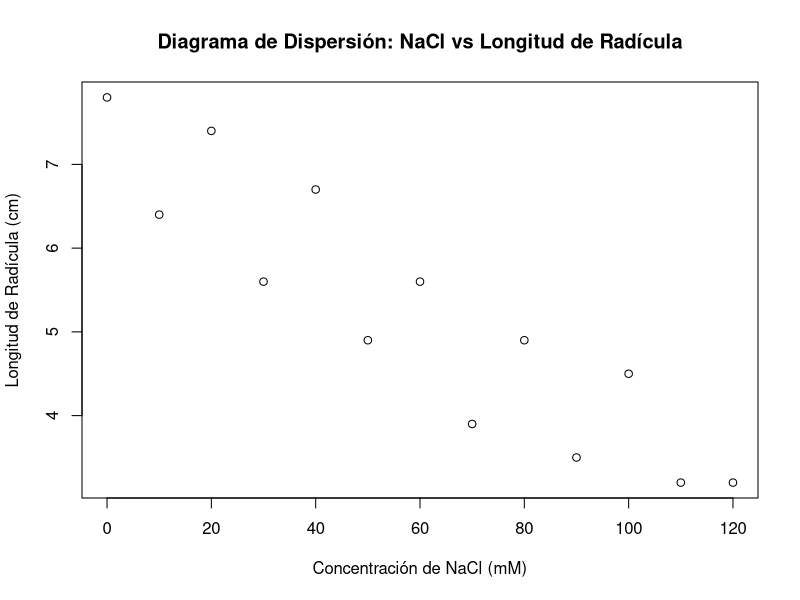
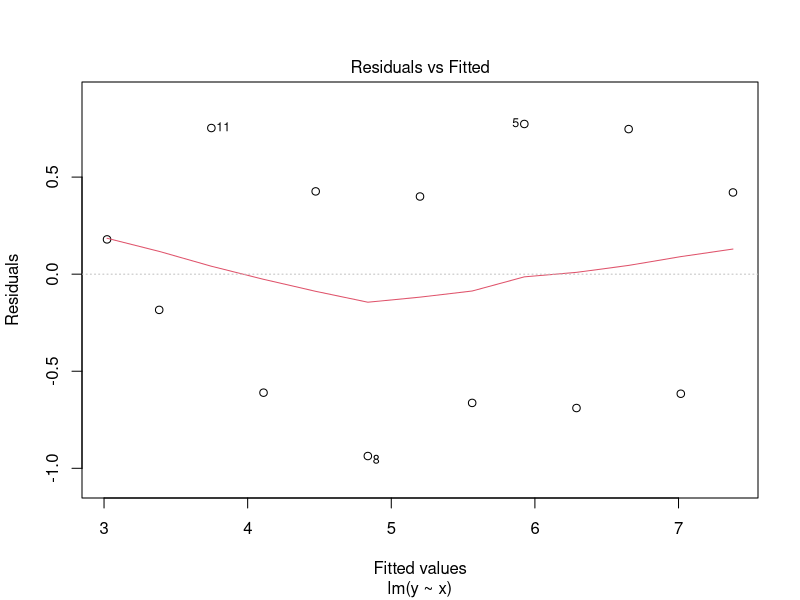
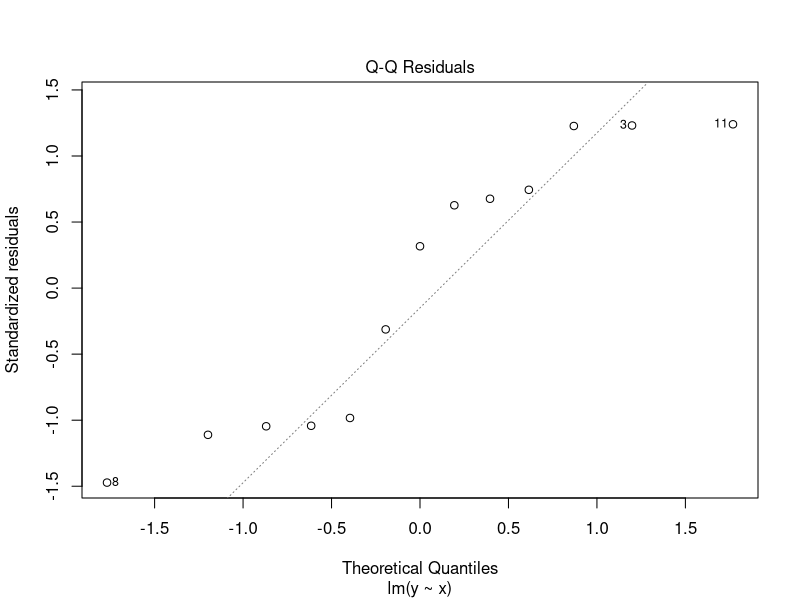
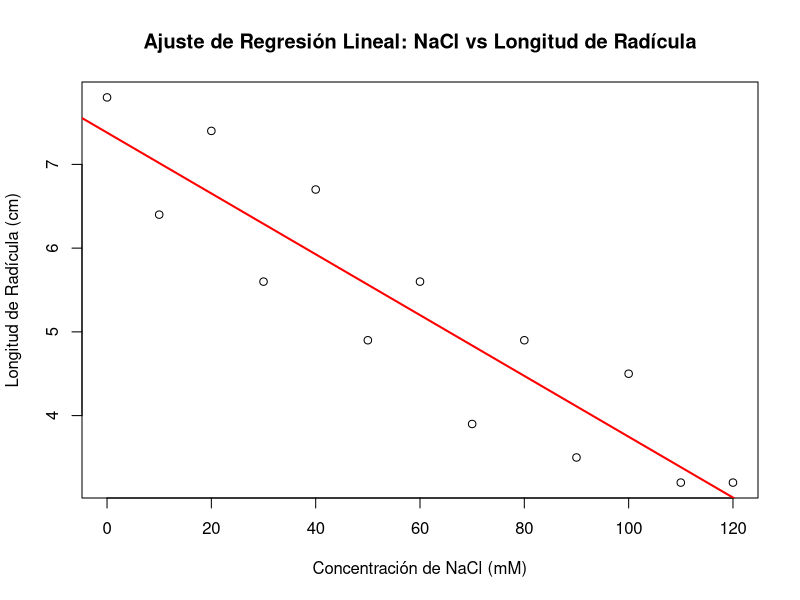

Here is the R script that generated these plots, in order:
# =============================================================================
# Bioestadística - Facultad de Ciencias Agrarias - UNJu - Licenciatura en Ciencias Biológicas - AÑO 2026
# Trabajo Práctico 8: Asociación entre Variables (Correlación y Regresión Lineal Simple)
# Ejercicios de práctica de clase
# Jefe de Trabajos Prácticos: Mg. Ing. Juan Manuel Solís; Ayudante 2da: Sr. Daniel Vilca
# =============================================================================
#
# ORDEN DE LAS ACTIVIDADES
# ------------------------
#   PARTE A - ACTIVIDAD GUIADA (Correlación y Regresión Lineal Simple)
#   PARTE B - EJERCICIOS DE APLICACIÓN (Ejercicios 1 a 5)
#
# Instrucciones generales
# -----------------------
# En cada ejemplo y ejercicio:
#   (a) identifique la pregunta de investigación, los objetivos, las variables y el tipo de variable
#   (b) realice un gráfico de dispersión inicial para explorar la relación e interpretar
#   (c) calcule r como estimador de rho e interprete su magnitud y sentido
#   (d) plantee las hipótesis nula (H0) y alternativa (H1), defina alfa y realice la prueba t de significación de r
#   (e) evalúe la conveniencia de proponer un modelo de regresión lineal simple a partir del r estimado
#   (f) ajuste el modelo de regresión lineal simple (y = beta0 + beta1 * x), interprete coeficientes, R2 y prediga
#   (g) elabore una conclusión o SÍNTESIS integrada en el contexto del problema
#### ---------------------------------------------------------------------------------------------------#######
#   NOTA IMPORTANTE 1: ALGUNOS CÁLCULOS Y FUNCIONES SON PROVISTAS, OTRAS LAS TENDRÁ QUE HACER USTED
#   NOTA IMPORTANTE 2: algunas secuencias implican solo lectura; en otras implica algún cálculo y decisiones
#### ---------------------------------------------------------------------------------------------------#######
#
# Funciones disponibles (R base):
#
#   c(...)            # combina elementos en un vector
#   length(...)       # devuelve el número de observaciones (tamaño muestral n)
#   mean(...)         # calcula la media aritmética muestral
#   sd(...)           # calcula la desviación estándar muestral
#   var(...)          # calcula la varianza muestral
#   sqrt(...)         # calcula la raíz cuadrada de un número
#   abs(...)          # calcula el valor absoluto
#   plot(x, y, ...)   # genera un gráfico de dispersión entre dos variables cuantitativas
#   cor(x, y)         # calcula el coeficiente de correlación lineal de Pearson (r)
#   cor.test(x, y, alternative = ...) # prueba t de significación para el coeficiente de correlación (rho)
#   lm(y ~ x)         # ajusta un modelo de regresión lineal simple por mínimos cuadrados
#   summary(...)      # muestra el resumen detallado del modelo ajustado (coeficientes, R2, p-valores)
#   abline(...)       # superpone la recta de regresión ajustada sobre el gráfico de dispersión
#   fitted(...)       # obtiene los valores ajustados (predichos por el modelo) para los datos observados
#   predict(...)      # predice el valor de y para nuevos valores de x
#
# Estadísticos "manuales" (si prefiere cálculos manuales; recomendamos usar funciones específicas de base en R):
#   Coeficiente de correlación:
#     r = sum((x - mean(x)) * (y - mean(y))) / sqrt(sum((x - mean(x))^2) * sum((y - mean(y))^2))
#   Estadístico t para correlación:
#     tc = r * sqrt(n - 2) / sqrt(1 - r^2)
#   Coeficientes de regresión:
#     b1 = sum((x - mean(x)) * (y - mean(y))) / sum((x - mean(x))^2)
#     b0 = mean(y) - b1 * mean(x)

# NOTA IMPORTANTE: recuerde que en los ejemplos se utilizaron valores simulados y deben interpretarse con fines
# didácticos, y no como evidencia científica.


# *****************************************************************************
# *****************************************************************************
#                      PARTE A - ACTIVIDAD GUIADA
# *****************************************************************************
# *****************************************************************************


# #############################################################################
# SECCIÓN ÚNICA - ANÁLISIS DE CORRELACIÓN Y REGRESIÓN LINEAL SIMPLE
# #############################################################################

# ─────────────────────────────────────────────────────────────────────────────
# EJEMPLO 1 - ACTIVIDAD GUIADA
# ─────────────────────────────────────────────────────────────────────────────
# Contexto: Evaluación del crecimiento inicial de la plántula de poroto (Phaseolus vulgaris) bajo estrés salino por NaCl.
# Situación: Se midió la longitud de la radícula (cm) en plántulas de poroto expuestas a concentraciones crecientes de NaCl (0 a 120 mM) en ensayo controlado.
# Referencia: GRUPO 14 - ¿Cómo afectan distintas concentraciones NaCl, en la germinación y el crecimiento inicial de la plántula de poroto (Phaseolus vulgaris)?
# (Datos simulados con fines didácticos)


# PASO 1 - DEFINICIÓN DE PREGUNTA, OBJETIVOS Y VARIABLES (LEER)
# ─────────────────────────────────────────────────────────────────────────────
# Pregunta de investigación: ¿Existe una relación lineal negativa entre la concentración de NaCl y la longitud de la radícula en plántulas de poroto? ¿Es posible predecir el crecimiento radicular a partir de la concentración salina?
# Objetivo: Evaluar la asociación lineal entre la concentración de NaCl (mM) y la longitud de la radícula (cm), y ajustar un modelo de regresión lineal predictivo.
# Variable predictora (x): Concentración de salinidad por NaCl (en mM). Variable cuantitativa continua.
# Variable respuesta (y): Longitud de la radícula de Phaseolus vulgaris (en cm). Variable cuantitativa continua.
# Parámetros poblacionales de interés: Coeficiente de correlación poblacional (ρ), pendiente (β1) e intercepto (β0).


# PASO 2 - CARGA DE DATOS EN OBJETOS DE R Y EXPLORACIÓN GRÁFICA (EJECUTAR)
# ─────────────────────────────────────────────────────────────────────────────
# Concentración de NaCl (mM):
x = c(0, 10, 20, 30, 40, 50, 60, 70, 80, 90, 100, 110, 120)

# Longitud de la radícula de plántulas de poroto (cm):
y = c(7.8, 6.4, 7.4, 5.6, 6.7, 4.9, 5.6, 3.9, 4.9, 3.5, 4.5, 3.2, 3.2)

n = length(x)

# Gráfico de dispersión inicial para explorar la relación:
plot(x, y, main = "Diagrama de Dispersión: NaCl vs Longitud de Radícula",
     xlab = "Concentración de NaCl (mM)", ylab = "Longitud de Radícula (cm)")

# INTERPRETACIÓN DEL GRÁFICO INICIAL:

# # Respuesta: ...

# PASO 3 - ESTIMACIÓN DEL COEFICIENTE DE CORRELACIÓN DE PEARSON (r) (EJECUTAR)
# ─────────────────────────────────────────────────────────────────────────────
r = cor(x, y)
round(r,2)

# Interpretación de r: 

# Respuesta: ...

# PASO 4 - PRUEBA DE SIGNIFICACIÓN PARA EL COEFICIENTE DE CORRELACIÓN (ρ) (RESPONDER/EJECUTAR)
# ─────────────────────────────────────────────────────────────────────────────

# 1) Planteo de hipótesis:
# H₀: ρ = 0  (No existe correlación lineal entre la concentración de NaCl y la longitud de la radícula)
# H₁: ρ < 0  (Existe una correlación lineal negativa significativa)

# 12) Configuración de parámetros de la prueba:
alfa = 0.05

#  Especificación del tipo_prueba:
#    "unilateral izquierda" -> alternative = "less"
#    "unilateral derecha"   -> alternative = "greater"
#    "bilateral"            -> alternative = "two.sided"

alternativa = "less" # ¿Por qué?

# Respuesta: ...

# 3) Definición del estadístico de prueba: 

# Respuesta: ...

# 4) Regla de decisión:

# Se rechaza H0 si y solo si ...

# Respuesta: ...

# 5) Cálculos:
prueba_r = cor.test(x, y, alternative = alternativa, conf.level = 1 - alfa)
print(prueba_r)
p_valor_r = prueba_r$p.value; p_valor_r

# 6 y 7) Decisión y conclusión

# Respuesta: ...

# Evaluación de adecuación del modelo de regresión:
# Dado que existe una relación altamente significativa, 
# es adecuado proponer un modelo de regresión lineal simple.


# PASO 5 - AJUSTE DEL MODELO DE REGRESIÓN LINEAL SIMPLE (EJECUTAR)
# ─────────────────────────────────────────────────────────────────────────────
# Modelo lineal: y = β₀ + β₁ * x + ε
modelo = lm(y ~ x)

# Análisis diagnóstico

shapiro.test(resid(modelo))
plot(modelo, which = 1)
plot(modelo, which = 2)

# Interpretación del modelo
resumen_m = summary(modelo)
print(resumen_m)

b0 = coef(modelo)[1]    # Ordenada al origen (intercepto)
b1 = coef(modelo)[2]    # Pendiente
r2 = sigma(modelo)^2


# Interpretación de coeficientes:

# Respuesta: ...

# PASO 6 - REHACER EL GRÁFICO DE DISPERSIÓN INCLUYENDO LA RECTA DE AJUSTE (EJECUTAR)
# ─────────────────────────────────────────────────────────────────────────────
plot(x, y, main = "Ajuste de Regresión Lineal: NaCl vs Longitud de Radícula",
     xlab = "Concentración de NaCl (mM)", ylab = "Longitud de Radícula (cm)")
abline(modelo, col = "red", lwd = 2)


# PASO 7 - ESTIMACIÓN DE VALORES AJUSTADOS Y PREDICCIONES (EJECUTAR)
# ─────────────────────────────────────────────────────────────────────────────
# Valores ajustados para la muestra:
y_ajustados = fitted(modelo)
print(y_ajustados)

# Los valores ajustados representan ...

# Respuesta: ...

# Predicción para concentraciones de NaCl no medidas directamente (ej. 25, 55, 75 mM):
nuevas_concentraciones = data.frame(x = c(25, 55, 75)) # Se debe construir un "data.frame" con los valores de x para los cuales se quiere predecir y
predicciones = predict(modelo, newdata = nuevas_concentraciones)
print(data.frame(NaCl_mM = nuevas_concentraciones$x, 
  Radicula_Predicha_cm = round(predicciones, 2)))


# PASO 8 - CONCLUSIÓN Y SÍNTESIS EN EL CONTEXTO BIOLÓGICO (LEER Y COMPLETAR)
# ─────────────────────────────────────────────────────────────────────────────

#Respuesta: ...

# =============================================================================


# *****************************************************************************
# *****************************************************************************
#                    PARTE B - EJERCICIOS DE APLICACIÓN
# *****************************************************************************
# *****************************************************************************


# ─────────────────────────────────────────────────────────────────────────────
# EJERCICIO 1 - LIBERACIÓN DE NITRÓGENO Y FÓSFORO SEGÚN LA PROFUNDIDAD EN EMBALSES
# ─────────────────────────────────────────────────────────────────────────────
#
# Contexto: En un estudio sobre dinámica de nutrientes en embalses de agua dulce, se evalúa la relación entre la profundidad del punto de muestreo (m) y la concentración de fósforo total (mg/L) presente en la columna de agua.
# Referencia: GRUPO 4 - Liberación de Nitrógeno y Fósforo por el sedimento de los embalses.
# (Datos simulados con fines didácticos)
#
# Profundidad de muestreo (m):
profundidad = c(1, 3, 5, 8, 10, 12, 15, 18, 20, 22, 25)

# Concentración de Fósforo (mg/L):
fosfatos = c(0.012, 0.018, 0.022, 0.035, 0.041, 0.050, 0.068, 0.082, 0.095, 0.108, 0.125)

# a) Identifique la pregunta de investigación, los objetivos, la variable respuesta y la variable predictora.
# b) Genere un gráfico de dispersión e interprete la relación observada entre la profundidad y la concentración de fósforo.
# c) Calcule el coeficiente de correlación lineal de Pearson (r) e interprete su signo y magnitud.
# d) Plantee las hipótesis H0 y H1 para evaluar si la correlación es positiva significativa (α = 0.05). Ejecute cor.test().
# e) Justifique si corresponde ajustar un modelo de regresión lineal simple. De ser así, obtenga la recta de ajuste y R2.
# f) Rehaga el gráfico de dispersión agregando la recta ajustada. Prediga la concentración de fósforo a 14 m de profundidad.

# Su código aquí:

# ─────────────────────────────────────────────────────────────────────────────


# ─────────────────────────────────────────────────────────────────────────────
# EJERCICIO 2 - RELACIÓN ENTRE TURBIDEZ Y pH EN AMBIENTES PERIGLACIARES
# ─────────────────────────────────────────────────────────────────────────────
#
# Contexto: En un monitoreo de calidad de agua en arroyos de alta montaña, se investiga si existe relación entre la profundidad de visibilidad del Disco de Secchi (cm, indicador inverso de turbidez) y el pH del agua en cuencas con influencia minera.
# Referencia: GRUPO 6 - Calidad de agua en ambientes periglaciares: comparación entre áreas con y sin actividad minera.
# (Datos simulados con fines didácticos)
#
# Profundidad de Disco de Secchi (cm):
secchi = c(45, 50, 60, 65, 75, 80, 90, 95, 105, 110, 120)

# pH del agua:
ph = c(5.2, 5.4, 5.8, 6.0, 6.3, 6.5, 6.8, 7.0, 7.1, 7.3, 7.5)

# a) Defina la variable dependiente (y) y la variable independiente (x) en este ensayo ecotoxicológico.
# b) Realice el diagrama de dispersión inicial y estime el coeficiente de correlación r.
# c) Plantee H0 y H1 para comprobar si la correlación lineal es distinta de cero (prueba bilateral, α = 0.05).
# d) Ajuste el modelo de regresión lineal simple y determine la recta estimada y el coeficiente R2.
# e) Grafique los puntos junto con la línea de regresión y estime el pH esperado para una transparencia de Secchi de 85 cm.

# Su código aquí:

# ─────────────────────────────────────────────────────────────────────────────


# ─────────────────────────────────────────────────────────────────────────────
# EJERCICIO 3 - CRECIMIENTO DE POROTO EN REGOLITO MARCIANO SIMULADO
# ─────────────────────────────────────────────────────────────────────────────
#
# Contexto: En un ensayo de exobiología agrícola, se analiza cómo se relaciona la proporción de regolito marciano simulado (%) mezclado con sustrato orgánico y la altura final del tallo (cm) en Phaseolus vulgaris en estadio fenológico V4.
# Referencia: GRUPO 9 - Evaluación del crecimiento vegetativo de Phaseolus vulgaris en regolito marciano simulado.
# (Datos simulados con fines didácticos)
#
# Proporción de regolito marciano (%):
regolito = c(0, 10, 20, 30, 40, 50, 60, 70, 80, 90, 100)

# Altura del tallo a los 30 días (cm):
altura_tallo = c(28.5, 27.2, 25.8, 24.1, 22.0, 19.8, 17.5, 15.2, 12.9, 10.1, 7.5)

# a) Reconozca la variable predictora, la variable respuesta y el objetivo del ensayo.
# b) Elabore el gráfico de dispersión inicial y calcule el coeficiente de correlación r.
# c) Efectúe la prueba t para r con hipótesis alternativa unilateral izquierda (α = 0.05).
# d) Calcule e interprete la pendiente (b1), la ordenada al origen (b0) y el coeficiente de determinación (R2).
# e) Rehaga el gráfico con la recta de ajuste y calcule la altura estimada para un sustrato con 45% de regolito.

# Su código aquí:

# ─────────────────────────────────────────────────────────────────────────────


# ─────────────────────────────────────────────────────────────────────────────
# EJERCICIO 4 - RESISTENCIA BACTERIANA: DOSIS DE AMOXICILINA Y HALO DE INHIBICIÓN
# ─────────────────────────────────────────────────────────────────────────────
#
# Contexto: Se evalúa la respuesta de cepas de Streptococcus pyogenes frente a concentraciones crecientes de Amoxicilina (µg/mL) en ensayos de antibiograma, registrando el diámetro del halo de inhibición (mm).
# Referencia: GRUPO 11 - Análisis de la resistencia bacteriana de Streptococcus pyogenes por administración de Amoxicilina.
# (Datos simulados con fines didácticos)
#
# Concentración de Amoxicilina (µg/mL):
dosis = c(2, 4, 8, 16, 32, 64, 128, 256)

# Diámetro del halo de inhibición (mm):
halo = c(12.5, 15.0, 18.2, 21.5, 24.8, 27.2, 30.1, 33.0)

# a) Identifique las variables y explicite el tipo de escala de medición de cada una.
# b) Represente gráficamente los datos mediante un diagrama de dispersión.
# c) Determine la fuerza y sentido de la asociación mediante el coeficiente r de Pearson.
# d) Plantee las hipótesis estadísticas bilaterales (α = 0.01) y decida sobre la significación de la correlación.
# e) Ajuste el modelo lineal por lm(), reporte el R2 e interprete la pendiente del modelo en el contexto microbiológico.

# Su código aquí:

# ─────────────────────────────────────────────────────────────────────────────


# ─────────────────────────────────────────────────────────────────────────────
# EJERCICIO 5 - TEMPERATURA MEDIA Y GERMINACIÓN EN ECOTIPOS DE QUINUA
# ─────────────────────────────────────────────────────────────────────────────
#
# Contexto: En un estudio ecofisiológico en la Puna jujeña, se analiza la relación entre la temperatura media de incubación (°C) y el tiempo necesario para alcanzar el 50% de germinación (horas) en semillas de quinua (Chenopodium quinoa).
# (Datos simulados con fines didácticos)
#
# Temperatura de incubación (°C):
temp = c(8, 10, 12, 15, 18, 20, 22, 25, 28, 30)

# Tiempo para alcanzar T50 de germinación (horas):
t50_horas = c(96, 82, 70, 55, 42, 35, 28, 22, 18, 15)

# a) Defina la variable independiente (x) y la variable dependiente (y).
# b) Construya el diagrama de dispersión inicial e interprete la tendencia de los puntos.
# c) Obtenga el coeficiente de correlación de Pearson (r) y realice la prueba t de significación unilateral izquierda (α = 0.05).
# d) Estime la ecuación de regresión lineal y el coeficiente R2.
# e) Superponga la recta de ajuste sobre el gráfico de dispersión y estime el T50 a una temperatura de 16 °C.

# Su código aquí:

# =============================================================================
